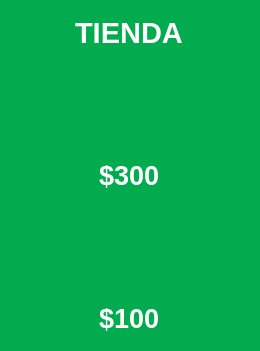
<?xml version="1.0" encoding="UTF-8"?>
<ui version="4.0">
 <class>tienda</class>
 <widget class="QWidget" name="tienda">
  <property name="geometry">
   <rect>
    <x>0</x>
    <y>0</y>
    <width>260</width>
    <height>351</height>
   </rect>
  </property>
  <property name="palette">
   <palette>
    <active>
     <colorrole role="WindowText">
      <brush brushstyle="SolidPattern">
       <color alpha="255">
        <red>0</red>
        <green>0</green>
        <blue>0</blue>
       </color>
      </brush>
     </colorrole>
     <colorrole role="Button">
      <brush brushstyle="SolidPattern">
       <color alpha="255">
        <red>3</red>
        <green>171</green>
        <blue>79</blue>
       </color>
      </brush>
     </colorrole>
     <colorrole role="Light">
      <brush brushstyle="SolidPattern">
       <color alpha="255">
        <red>5</red>
        <green>255</green>
        <blue>119</blue>
       </color>
      </brush>
     </colorrole>
     <colorrole role="Midlight">
      <brush brushstyle="SolidPattern">
       <color alpha="255">
        <red>4</red>
        <green>213</green>
        <blue>99</blue>
       </color>
      </brush>
     </colorrole>
     <colorrole role="Dark">
      <brush brushstyle="SolidPattern">
       <color alpha="255">
        <red>1</red>
        <green>85</green>
        <blue>39</blue>
       </color>
      </brush>
     </colorrole>
     <colorrole role="Mid">
      <brush brushstyle="SolidPattern">
       <color alpha="255">
        <red>2</red>
        <green>114</green>
        <blue>52</blue>
       </color>
      </brush>
     </colorrole>
     <colorrole role="Text">
      <brush brushstyle="SolidPattern">
       <color alpha="255">
        <red>0</red>
        <green>0</green>
        <blue>0</blue>
       </color>
      </brush>
     </colorrole>
     <colorrole role="BrightText">
      <brush brushstyle="SolidPattern">
       <color alpha="255">
        <red>255</red>
        <green>255</green>
        <blue>255</blue>
       </color>
      </brush>
     </colorrole>
     <colorrole role="ButtonText">
      <brush brushstyle="SolidPattern">
       <color alpha="255">
        <red>0</red>
        <green>0</green>
        <blue>0</blue>
       </color>
      </brush>
     </colorrole>
     <colorrole role="Base">
      <brush brushstyle="SolidPattern">
       <color alpha="255">
        <red>255</red>
        <green>255</green>
        <blue>255</blue>
       </color>
      </brush>
     </colorrole>
     <colorrole role="Window">
      <brush brushstyle="SolidPattern">
       <color alpha="255">
        <red>3</red>
        <green>171</green>
        <blue>79</blue>
       </color>
      </brush>
     </colorrole>
     <colorrole role="Shadow">
      <brush brushstyle="SolidPattern">
       <color alpha="255">
        <red>0</red>
        <green>0</green>
        <blue>0</blue>
       </color>
      </brush>
     </colorrole>
     <colorrole role="AlternateBase">
      <brush brushstyle="SolidPattern">
       <color alpha="255">
        <red>129</red>
        <green>213</green>
        <blue>167</blue>
       </color>
      </brush>
     </colorrole>
     <colorrole role="ToolTipBase">
      <brush brushstyle="SolidPattern">
       <color alpha="255">
        <red>255</red>
        <green>255</green>
        <blue>220</blue>
       </color>
      </brush>
     </colorrole>
     <colorrole role="ToolTipText">
      <brush brushstyle="SolidPattern">
       <color alpha="255">
        <red>0</red>
        <green>0</green>
        <blue>0</blue>
       </color>
      </brush>
     </colorrole>
     <colorrole role="PlaceholderText">
      <brush brushstyle="SolidPattern">
       <color alpha="128">
        <red>0</red>
        <green>0</green>
        <blue>0</blue>
       </color>
      </brush>
     </colorrole>
    </active>
    <inactive>
     <colorrole role="WindowText">
      <brush brushstyle="SolidPattern">
       <color alpha="255">
        <red>0</red>
        <green>0</green>
        <blue>0</blue>
       </color>
      </brush>
     </colorrole>
     <colorrole role="Button">
      <brush brushstyle="SolidPattern">
       <color alpha="255">
        <red>3</red>
        <green>171</green>
        <blue>79</blue>
       </color>
      </brush>
     </colorrole>
     <colorrole role="Light">
      <brush brushstyle="SolidPattern">
       <color alpha="255">
        <red>5</red>
        <green>255</green>
        <blue>119</blue>
       </color>
      </brush>
     </colorrole>
     <colorrole role="Midlight">
      <brush brushstyle="SolidPattern">
       <color alpha="255">
        <red>4</red>
        <green>213</green>
        <blue>99</blue>
       </color>
      </brush>
     </colorrole>
     <colorrole role="Dark">
      <brush brushstyle="SolidPattern">
       <color alpha="255">
        <red>1</red>
        <green>85</green>
        <blue>39</blue>
       </color>
      </brush>
     </colorrole>
     <colorrole role="Mid">
      <brush brushstyle="SolidPattern">
       <color alpha="255">
        <red>2</red>
        <green>114</green>
        <blue>52</blue>
       </color>
      </brush>
     </colorrole>
     <colorrole role="Text">
      <brush brushstyle="SolidPattern">
       <color alpha="255">
        <red>0</red>
        <green>0</green>
        <blue>0</blue>
       </color>
      </brush>
     </colorrole>
     <colorrole role="BrightText">
      <brush brushstyle="SolidPattern">
       <color alpha="255">
        <red>255</red>
        <green>255</green>
        <blue>255</blue>
       </color>
      </brush>
     </colorrole>
     <colorrole role="ButtonText">
      <brush brushstyle="SolidPattern">
       <color alpha="255">
        <red>0</red>
        <green>0</green>
        <blue>0</blue>
       </color>
      </brush>
     </colorrole>
     <colorrole role="Base">
      <brush brushstyle="SolidPattern">
       <color alpha="255">
        <red>255</red>
        <green>255</green>
        <blue>255</blue>
       </color>
      </brush>
     </colorrole>
     <colorrole role="Window">
      <brush brushstyle="SolidPattern">
       <color alpha="255">
        <red>3</red>
        <green>171</green>
        <blue>79</blue>
       </color>
      </brush>
     </colorrole>
     <colorrole role="Shadow">
      <brush brushstyle="SolidPattern">
       <color alpha="255">
        <red>0</red>
        <green>0</green>
        <blue>0</blue>
       </color>
      </brush>
     </colorrole>
     <colorrole role="AlternateBase">
      <brush brushstyle="SolidPattern">
       <color alpha="255">
        <red>129</red>
        <green>213</green>
        <blue>167</blue>
       </color>
      </brush>
     </colorrole>
     <colorrole role="ToolTipBase">
      <brush brushstyle="SolidPattern">
       <color alpha="255">
        <red>255</red>
        <green>255</green>
        <blue>220</blue>
       </color>
      </brush>
     </colorrole>
     <colorrole role="ToolTipText">
      <brush brushstyle="SolidPattern">
       <color alpha="255">
        <red>0</red>
        <green>0</green>
        <blue>0</blue>
       </color>
      </brush>
     </colorrole>
     <colorrole role="PlaceholderText">
      <brush brushstyle="SolidPattern">
       <color alpha="128">
        <red>0</red>
        <green>0</green>
        <blue>0</blue>
       </color>
      </brush>
     </colorrole>
    </inactive>
    <disabled>
     <colorrole role="WindowText">
      <brush brushstyle="SolidPattern">
       <color alpha="255">
        <red>1</red>
        <green>85</green>
        <blue>39</blue>
       </color>
      </brush>
     </colorrole>
     <colorrole role="Button">
      <brush brushstyle="SolidPattern">
       <color alpha="255">
        <red>3</red>
        <green>171</green>
        <blue>79</blue>
       </color>
      </brush>
     </colorrole>
     <colorrole role="Light">
      <brush brushstyle="SolidPattern">
       <color alpha="255">
        <red>5</red>
        <green>255</green>
        <blue>119</blue>
       </color>
      </brush>
     </colorrole>
     <colorrole role="Midlight">
      <brush brushstyle="SolidPattern">
       <color alpha="255">
        <red>4</red>
        <green>213</green>
        <blue>99</blue>
       </color>
      </brush>
     </colorrole>
     <colorrole role="Dark">
      <brush brushstyle="SolidPattern">
       <color alpha="255">
        <red>1</red>
        <green>85</green>
        <blue>39</blue>
       </color>
      </brush>
     </colorrole>
     <colorrole role="Mid">
      <brush brushstyle="SolidPattern">
       <color alpha="255">
        <red>2</red>
        <green>114</green>
        <blue>52</blue>
       </color>
      </brush>
     </colorrole>
     <colorrole role="Text">
      <brush brushstyle="SolidPattern">
       <color alpha="255">
        <red>1</red>
        <green>85</green>
        <blue>39</blue>
       </color>
      </brush>
     </colorrole>
     <colorrole role="BrightText">
      <brush brushstyle="SolidPattern">
       <color alpha="255">
        <red>255</red>
        <green>255</green>
        <blue>255</blue>
       </color>
      </brush>
     </colorrole>
     <colorrole role="ButtonText">
      <brush brushstyle="SolidPattern">
       <color alpha="255">
        <red>1</red>
        <green>85</green>
        <blue>39</blue>
       </color>
      </brush>
     </colorrole>
     <colorrole role="Base">
      <brush brushstyle="SolidPattern">
       <color alpha="255">
        <red>3</red>
        <green>171</green>
        <blue>79</blue>
       </color>
      </brush>
     </colorrole>
     <colorrole role="Window">
      <brush brushstyle="SolidPattern">
       <color alpha="255">
        <red>3</red>
        <green>171</green>
        <blue>79</blue>
       </color>
      </brush>
     </colorrole>
     <colorrole role="Shadow">
      <brush brushstyle="SolidPattern">
       <color alpha="255">
        <red>0</red>
        <green>0</green>
        <blue>0</blue>
       </color>
      </brush>
     </colorrole>
     <colorrole role="AlternateBase">
      <brush brushstyle="SolidPattern">
       <color alpha="255">
        <red>3</red>
        <green>171</green>
        <blue>79</blue>
       </color>
      </brush>
     </colorrole>
     <colorrole role="ToolTipBase">
      <brush brushstyle="SolidPattern">
       <color alpha="255">
        <red>255</red>
        <green>255</green>
        <blue>220</blue>
       </color>
      </brush>
     </colorrole>
     <colorrole role="ToolTipText">
      <brush brushstyle="SolidPattern">
       <color alpha="255">
        <red>0</red>
        <green>0</green>
        <blue>0</blue>
       </color>
      </brush>
     </colorrole>
     <colorrole role="PlaceholderText">
      <brush brushstyle="SolidPattern">
       <color alpha="128">
        <red>0</red>
        <green>0</green>
        <blue>0</blue>
       </color>
      </brush>
     </colorrole>
    </disabled>
   </palette>
  </property>
  <property name="windowTitle">
   <string>tienda</string>
  </property>
  <widget class="QWidget" name="verticalLayoutWidget">
   <property name="geometry">
    <rect>
     <x>-1</x>
     <y>0</y>
     <width>261</width>
     <height>351</height>
    </rect>
   </property>
   <layout class="QVBoxLayout" name="verticalLayout">
    <item alignment="Qt::AlignHCenter">
     <widget class="QLabel" name="label_12">
      <property name="palette">
       <palette>
        <active>
         <colorrole role="WindowText">
          <brush brushstyle="SolidPattern">
           <color alpha="255">
            <red>255</red>
            <green>255</green>
            <blue>255</blue>
           </color>
          </brush>
         </colorrole>
        </active>
        <inactive>
         <colorrole role="WindowText">
          <brush brushstyle="SolidPattern">
           <color alpha="255">
            <red>255</red>
            <green>255</green>
            <blue>255</blue>
           </color>
          </brush>
         </colorrole>
        </inactive>
        <disabled>
         <colorrole role="WindowText">
          <brush brushstyle="SolidPattern">
           <color alpha="255">
            <red>1</red>
            <green>85</green>
            <blue>39</blue>
           </color>
          </brush>
         </colorrole>
        </disabled>
       </palette>
      </property>
      <property name="font">
       <font>
        <family>Arial</family>
        <pointsize>22</pointsize>
        <weight>75</weight>
        <bold>true</bold>
       </font>
      </property>
      <property name="text">
       <string>TIENDA</string>
      </property>
     </widget>
    </item>
    <item alignment="Qt::AlignHCenter">
     <widget class="QLabel" name="label_meson">
      <property name="text">
       <string/>
      </property>
      <property name="pixmap">
       <pixmap>sprites/chef/meson_01.png</pixmap>
      </property>
     </widget>
    </item>
    <item alignment="Qt::AlignHCenter">
     <widget class="QLabel" name="label_13">
      <property name="palette">
       <palette>
        <active>
         <colorrole role="WindowText">
          <brush brushstyle="SolidPattern">
           <color alpha="255">
            <red>255</red>
            <green>255</green>
            <blue>255</blue>
           </color>
          </brush>
         </colorrole>
        </active>
        <inactive>
         <colorrole role="WindowText">
          <brush brushstyle="SolidPattern">
           <color alpha="255">
            <red>255</red>
            <green>255</green>
            <blue>255</blue>
           </color>
          </brush>
         </colorrole>
        </inactive>
        <disabled>
         <colorrole role="WindowText">
          <brush brushstyle="SolidPattern">
           <color alpha="255">
            <red>1</red>
            <green>85</green>
            <blue>39</blue>
           </color>
          </brush>
         </colorrole>
        </disabled>
       </palette>
      </property>
      <property name="font">
       <font>
        <family>Arial</family>
        <pointsize>20</pointsize>
        <weight>75</weight>
        <bold>true</bold>
       </font>
      </property>
      <property name="text">
       <string>$300</string>
      </property>
     </widget>
    </item>
    <item alignment="Qt::AlignHCenter">
     <widget class="QLabel" name="label_silla">
      <property name="text">
       <string/>
      </property>
      <property name="pixmap">
       <pixmap>sprites/mapa/accesorios/silla_mesa_roja.png</pixmap>
      </property>
     </widget>
    </item>
    <item alignment="Qt::AlignHCenter">
     <widget class="QLabel" name="label_5">
      <property name="palette">
       <palette>
        <active>
         <colorrole role="WindowText">
          <brush brushstyle="SolidPattern">
           <color alpha="255">
            <red>255</red>
            <green>255</green>
            <blue>255</blue>
           </color>
          </brush>
         </colorrole>
        </active>
        <inactive>
         <colorrole role="WindowText">
          <brush brushstyle="SolidPattern">
           <color alpha="255">
            <red>255</red>
            <green>255</green>
            <blue>255</blue>
           </color>
          </brush>
         </colorrole>
        </inactive>
        <disabled>
         <colorrole role="WindowText">
          <brush brushstyle="SolidPattern">
           <color alpha="255">
            <red>1</red>
            <green>85</green>
            <blue>39</blue>
           </color>
          </brush>
         </colorrole>
        </disabled>
       </palette>
      </property>
      <property name="font">
       <font>
        <family>Arial</family>
        <pointsize>20</pointsize>
        <weight>75</weight>
        <bold>true</bold>
       </font>
      </property>
      <property name="text">
       <string>$100</string>
      </property>
     </widget>
    </item>
   </layout>
  </widget>
 </widget>
 <resources/>
 <connections/>
</ui>
